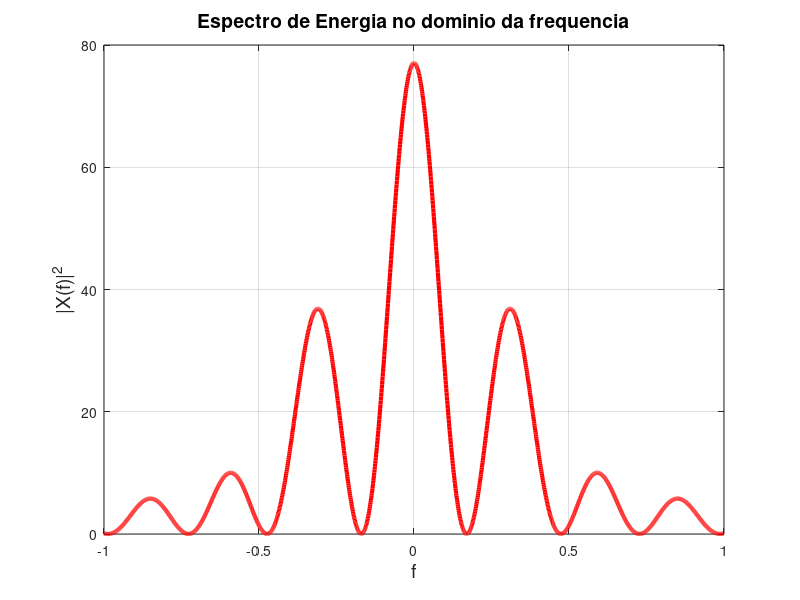

The MATLAB script that drew this image:
%% Programa para o segundo trabalho de Sinais e Sistemas
%% 2022.2

% dados basicos
df = 0.001;
f = -1:df:1-df;

% funcao no dominio da frequencia
p1 = 4 .* sinc(4 .* f);
p2 = (2) ./ (1 + (2*pi.*f).^2);
p3 = (2*exp(2) .* cos(4*pi.*f)) ./ (1 + (2*pi.*f).^2);
p4 = (4*exp(2)*pi.*f.*sin(4*pi.*f)) ./ (1 + (2*pi.*f).^2);
Xf = p1 + p2 - p3 - p4;

% Quadrado da funcao
Q_xf = abs(Xf.^2);

% Aproximacao da Integral
En = sum(Q_xf .* df)

% Plotando o espectro
plot(f, Q_xf, "r", "linewidth", 3)
grid on;
title("Espectro de Energia no dominio da frequencia", "fontsize", 14)
xlabel("f", "fontsize", 14)
ylabel("|X(f)|^2", "fontsize", 14)
